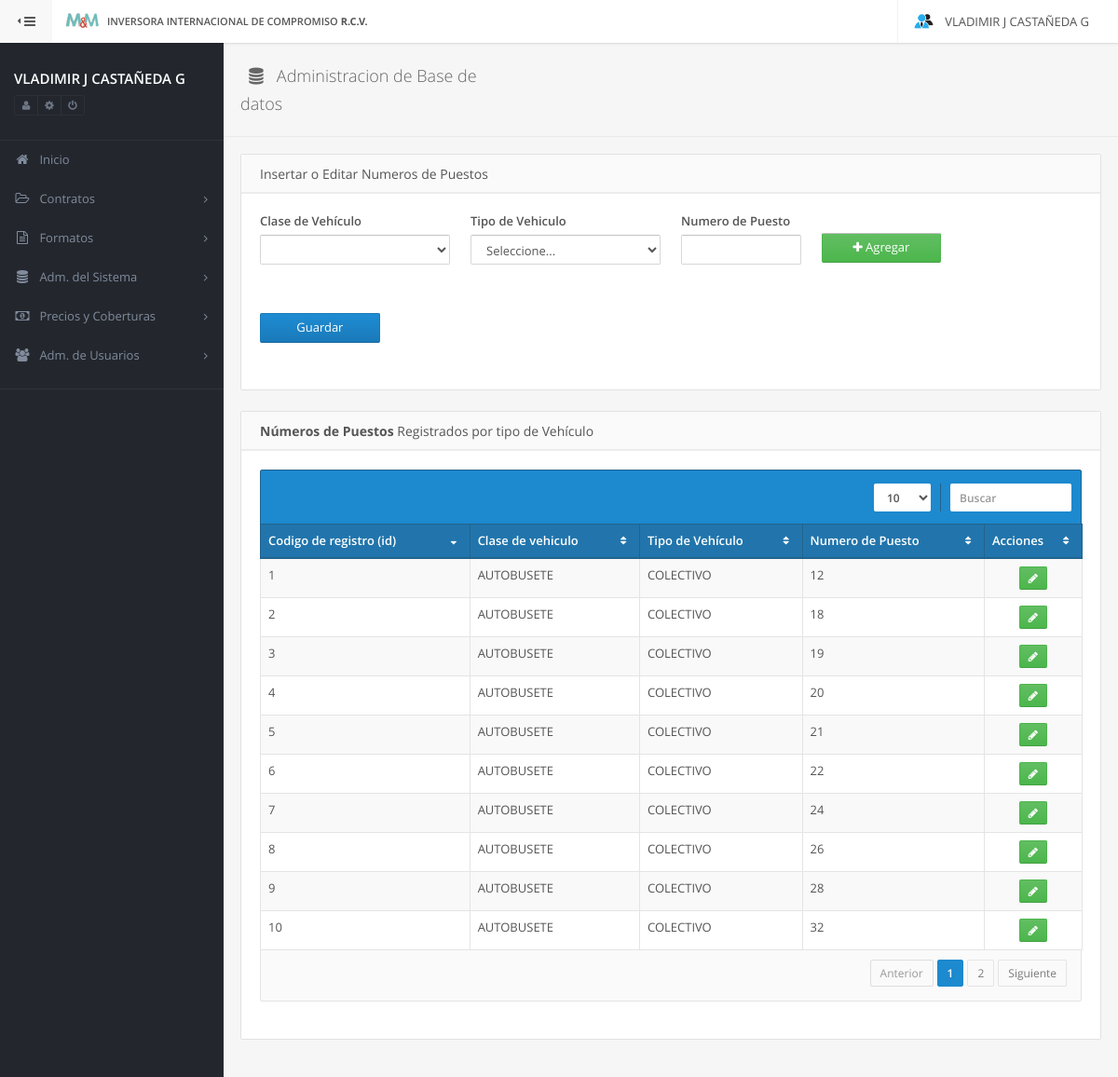
The app's page /config/numPuesto (signed in) with its own data.
### tables this page shows
CREATE TABLE IF NOT EXISTS `numPuesto` (
  `id` INT NOT NULL AUTO_INCREMENT,
  `numPuesto` VARCHAR(20) NOT NULL,
  `tipoVehiculo_id` INT NOT NULL,
  PRIMARY KEY (`id`),
  INDEX `fk_numPuesto_tipoVehiculo1_idx` (`tipoVehiculo_id` ASC),
  CONSTRAINT `fk_numPuesto_tipoVehiculo1`
    FOREIGN KEY (`tipoVehiculo_id`)
    REFERENCES `tipoVehiculo` (`id`)
    ON DELETE NO ACTION
    ON UPDATE NO ACTION);

CREATE TABLE IF NOT EXISTS `claseVehiculo` (
  `id` INT NOT NULL AUTO_INCREMENT,
  `claseVehiculo` VARCHAR(80) NOT NULL,
  PRIMARY KEY (`id`));

CREATE TABLE IF NOT EXISTS `tipoVehiculo` (
  `id` INT NOT NULL AUTO_INCREMENT,
  `tipoVehiculo` VARCHAR(60) NOT NULL,
  `claseVehiculo_id` INT NOT NULL,
  PRIMARY KEY (`id`),
  INDEX `fk_tipoVehiculo_claseVehiculo_idx` (`claseVehiculo_id` ASC),
  CONSTRAINT `fk_tipoVehiculo_claseVehiculo`
    FOREIGN KEY (`claseVehiculo_id`)
    REFERENCES `claseVehiculo` (`id`)
    ON DELETE NO ACTION
    ON UPDATE NO ACTION);

### protected/app/Request.php (called while the page is built, shortened)
<?php
	class Request {
		private $_controller;
		function __construct() {
			if (isset($_GET['url'])) {
				$url = filter_input(INPUT_GET, 'url', FILTER_SANITIZE_URL);
				$url = explode('/', $url);
				$url = array_filter($url);
				$this->_controller = strtolower( array_shift($url) );
			}
		}
		public function getController() {
			return $this->_controller;
		}
	}
?>

### protected/controllers/configController.php (called while the page is built, shortened)
<?php
	class configController extends Controller {
		protected $_menuSB;
		private $_config;
		public function __construct() {
			$this->_config = $this->loadModel('config');
			$this->_menuSB = $this->createMenu();
		}
		public function numPuesto() {
			$this->_view->icon_fa = 'fa-database';
			$this->_view->titleHead = 'Administracion de Base de datos';
			$this->_view->setJs(array('plugins/datatables/jquery.dataTables.min'));
			$this->_view->data = $this->getReference( 'numPuesto' );
			$this->_view->setJs(array('config/numPuesto'));
			$this->_view->render('numPuesto',$this->_menuSB);
		}
		public function getReference( $type ) {
			$result = $this->_config->getReferenceData( $type );
			return $result;
		}
	}
?>

### index.php (called while the page is built, shortened)
<?php
	try {
		require_once APP_PATH . 'Site.php';
		require_once APP_PATH . 'Controller.php';
		require_once APP_PATH . 'Model.php';
		require_once APP_PATH . 'Request.php';
		require_once APP_PATH . 'Views.php';
		require_once APP_PATH . 'DataBase.php';
		require_once APP_PATH . 'Session.php';
		Site::run(new Request);
	} catch (Exception $e) {
		echo $e->getMessage();
	}
?>

### protected/app/Session.php (called while the page is built, shortened)
<?php
	class Session{
		public static function get($key) {
			if (isset($_SESSION[$key]))
				return $_SESSION[$key];
		}
	}
?>

### protected/app/Model.php (called while the page is built, shortened)
<?php
	class Model{
		public function __construct() {
			$this->_db = new DataBase();
		}
	}
?>

### protected/app/DataBase.php (called while the page is built, shortened)
<?php
	class DataBase extends PDO {
		public function __construct() {
			$options = array(
							PDO::ATTR_PERSISTENT => TRUE,
							PDO::ATTR_ERRMODE 	 => PDO::ERRMODE_EXCEPTION,
    						PDO::MYSQL_ATTR_INIT_COMMAND => "SET NAMES utf8"
					  );
		}
	}
?>

### protected/models/configModel.php (called while the page is built, shortened)
<?php
	class configModel extends Model {
		public function getReferenceData( $type ) {
			if (array_key_exists($type, $cases)) {
				$query = $cases[$type];
			}else {
				throw new Exception('Tipo de Solicitud no existente (configModel-getReferenceData)');
				exit();
			}
			$this->_query = 'SELECT '.$query;
			$data = $this->_db->query($this->_query);
			try {
				$this->_db->beginTransaction();
					$result = $data->fetchAll(PDO::FETCH_ASSOC);
				$this->_db->commit();
			}
			catch (Exception $e) {
				$this->_db->rollBack();
				echo "Error :: ".$e->getMessage();
				exit();
			}
			return $result;
		}
	}
?>

### protected/views/config/numPuesto.phtml (the view, shortened to what this page needs)
<div class="row">
	<div class="col-md-12">
		<form id="config_numPuesto" action="<?php echo BASE_URL.'config/actionNumPuesto'; ?>" method="post" class="form-horizontal">
			<div class="panel">
				<div class="panel-heading">
					<span class="panel-title"><?php echo utf8_encode('Insertar o Editar Numeros de Puestos')?></span>
				</div>
				<div class="panel-body">
					<div class="row">
						<div class="col-sm-3">
							<div class="form-group no-margin-hr">
								<label><?php echo utf8_encode('Clase de Vehículo'); ?></label>
								<select
									class="form-control se"
									id="cv_1"
									name=""
									table="claseVehiculo"
								></select>
							</div>
						</div>
						<div class="col-sm-3">
							<div class="form-group no-margin-hr">
								<label><?php echo utf8_encode('Tipo de Vehiculo'); ?></label>
								<select
									class="form-control se2"
									id="id_1"
									name="id_1"
									table="tipoVehiculo"
								></select>
							</div>
						</div>
						<div class="col-sm-2">
							<div class="form-group no-margin-hr">
								<label><?php echo utf8_encode('Numero de Puesto'); ?></label>
								<input
									type="text"
									class="form-control keyup data"
									id="np_1"
									name="np_1"
								>
							</div>
						</div>
						<div class="col-sm-2">
							<div class="form-group no-margin-hr" style="padding-top: 22px;">
								<div class="form-control btn btn-success" id="add"><i class="fa fa-plus">&nbsp;</i>Agregar</div>
							</div>
						</div>
					</div>
					<div class="row">
						<div class="col-sm-2">
							<div class="form-group no-margin-hr" style="padding-top: 22px;">
								<button type="submit" class="form-control btn btn-primary">Guardar</button>
							</div>
						</div>
						<div class="col-sm-2">
							<div class="form-group no-margin-hr" style="padding-top: 22px;">
							</div>
						</div>
					</div>
				</div>
			</div>
		</form>
		<div class="panel">
			<div class="panel-heading">
				<span class="panel-title"><?php echo utf8_encode('<strong>Números de Puestos</strong> Registrados por tipo de Vehículo')?></span>
			</div>
			<div class="panel-body">
				<div class="table-primary">
					<?php if (isset($this->data)):?>
					<table cellpadding="0" cellspacing="0" border="0" class="table table-striped table-bordered" id="tbTipoPers">
						<thead>
							<tr>
								<th>Codigo de registro (id)</th>
								<th><?php echo utf8_encode('Clase de vehiculo')?></th>
								<th><?php echo utf8_encode('Tipo de Vehículo')?></th>
								<th><?php echo utf8_encode('Numero de Puesto')?></th>
								<th>Acciones</th>
							</tr>
						</thead>
						<tbody>
						<?php for ($i = 0; $i < count($this->data); $i++):?>
							<tr class="gradeA">
								<td><?php echo $this->data[$i]['id']; ?></td>
								<td><?php echo $this->data[$i]['claseVehiculo']; ?></td>
								<td><?php echo $this->data[$i]['tipoVehiculo'] ; ?></td>
								<td><?php echo $this->data[$i]['numPuesto'] ; ?></td>
								<td style="text-align: center;">
									<button
										class="btn btn-success btn-sm btn-action update"
										id="<?php echo $this->data[$i]['id']; ?>"
										select1="<?php echo $this->data[$i]['claseVehiculo_id']; ?>"
										select2="<?php echo $this->data[$i]['tipoVehiculo_id']; ?>"
										inputText="<?php echo $this->data[$i]['numPuesto']; ?>"
									>
										<span class="fa fa-pencil"></span>
									</button>
								</td>
							</tr>
						<?php endfor;?>
						</tbody>
					</table>
					<?php else:?>
						<pre>No existen datos en esta Tabla</pre>
					<?php endif;?>
				</div>
			</div>
		</div>
	</div>
</div>

### protected/app/Site.php (shortened to what this page needs)
<?php
	class Site {
		Public static function run(Request $request) {
		    $controller = $request->getController() . "Controller";
		    $rout_controller = ROOT . 'protected' . DS . 'controllers' . DS . $controller . '.php';
		    $method = $request->getMethod();
		    $arguments = $request->getArguments();
		if(is_readable($rout_controller)) {
				$controller = new $controller;
				if(isset($arguments)) {
					call_user_func_array(array($controller, $method), $arguments);
				}else{
					call_user_func($controller, $method);
				}
		    }else{
				throw new Exception('EL ARCHIVO: "'. $rout_controller .'" NO FUE ENCONTRADO');
		    }
		}
	}
?>

### protected/app/Views.php (shortened to what this page needs)
<?php
	class View {
		private $_controller;
		private $_js;
		public function __construct(Request $request) {
			$this->_controller = $request->getController();
			$this->_js = array();
		}
		public function render($view, $menu = FALSE, $layout = FALSE) {
			$js 	= array();
			$css 	= array();
			if (count($this->_js)) {
				$js = $this->_js;
			}
			$_view_params = array(
				'menu' => $menu,
				'js' => $js,
				'css' => $css,
			);
			$view_route = ROOT.'protected'.DS.'views'.DS.$this->_controller.DS.$view.'.phtml';
			if(is_readable($view_route)) {
				switch ($layout) {
					default:
						include_once ROOT . 'protected' . DS . 'views' . DS . 'layout' . DS . 'statements.phtml';
						include_once ROOT . 'protected' . DS . 'views' . DS . 'layout' . DS . 'header.phtml';
						include_once ROOT . 'protected' . DS . 'views' . DS . 'layout' . DS . 'sidebar.phtml';
						include_once ROOT . 'protected' . DS . 'views' . DS . 'layout' . DS . 'page-header.phtml';
						include_once $view_route;
						include_once ROOT . 'protected' . DS . 'views' . DS . 'layout' . DS . 'footer.phtml';
					break;
				}
			}else{
				throw new Exception('LA VISTA: "'. $view_route .'" NO FUE ENCONTRADA.');
			}
		}
		public function setJs(array $js) {
			if (is_array($js) && count($js)) {
				for ($i = 0; $i < count($js); $i++) {
					$this->_js[] = BASE_URL . 'public/js/' . $js[$i] . '.js';
				}
			}else {
				throw new Exception('El archivo: '. $js . ' No fue encontrado');
			}
		}
	}
?>

### protected/views/layout/statements.phtml (shortened to what this page needs)
<!DOCTYPE html>
 <html class="gt-ie8 gt-ie9 not-ie">
<head>
	<link href="<?php echo PUBLIC_URL; ?>fonts/font-awesome/css/font-awesome.min.css" rel="stylesheet" type="text/css">
	<link href="<?php echo PUBLIC_URL; ?>css/bootstrap.min.css" rel="stylesheet" type="text/css">
	<link href="<?php echo PUBLIC_URL; ?>css/pixel-admin.min.css" rel="stylesheet" type="text/css">
	<link href="<?php echo PUBLIC_URL; ?>css/widgets.min.css" rel="stylesheet" type="text/css">
	<link href="<?php echo PUBLIC_URL; ?>css/pages.min.css" rel="stylesheet" type="text/css">
	<link href="<?php echo PUBLIC_URL; ?>css/rtl.min.css" rel="stylesheet" type="text/css">
	<link href="<?php echo PUBLIC_URL; ?>css/themes.min.css" rel="stylesheet" type="text/css">
	<link href="<?php echo PUBLIC_URL; ?>css/custom.css" rel="stylesheet" type="text/css">
</head>
<body class="theme-default main-menu-animated">
<div id="main-wrapper">

### protected/views/layout/header.phtml (shortened to what this page needs)
<div id="main-navbar" class="navbar navbar-inverse" role="navigation">
		<button type="button" id="main-menu-toggle"><i class="navbar-icon fa fa-bars icon"></i><span class="hide-menu-text">HIDE MENU</span></button>
		<div class="navbar-inner">
			<div class="navbar-header">
				<a href="index.html" class="navbar-brand">
					<div><img alt="Pixel Admin" src="<?php echo PUBLIC_URL;?>img/mm.png"></div>
					<?php echo APP_NAME; ?>
				</a>
			</div>
			<div id="main-navbar-collapse" class="collapse navbar-collapse main-navbar-collapse">
				<div>
					<div class="right clearfix">
						<ul class="nav navbar-nav pull-right right-navbar-nav">
							<li class="dropdown">
								<a href="pages-blank.html#" class="dropdown-toggle user-menu" data-toggle="dropdown">
									<img src="<?php echo PUBLIC_URL; ?>img/user.png" alt="">
									<span><?php echo Session::get('name')." ".Session::get('last_name') ; ?></span>
								</a>
							</li>
						</ul>
					</div>
				</div>
			</div>
		</div>
	</div>

### protected/views/layout/sidebar.phtml (shortened to what this page needs)
<div id="main-menu" role="navigation">
		<div id="main-menu-inner">
			<div class="menu-content top" id="menu-content-demo">
				<div>
					<div class="text-bg">
						<span class="text-semibold" style="font-size: 15px;"><?php echo Session::get('name').' '.Session::get('last_name');?></span>
					</div>
					<div class="btn-group">
						<a href="pages-blank.html#" class="btn btn-xs btn-primary btn-outline dark">
							<i class="fa fa-user"></i>
						</a>
						<a href="pages-blank.html#" class="btn btn-xs btn-primary btn-outline dark">
							<i class="fa fa-cog"></i>
						</a>
						<a href="<?php echo BASE_URL; ?>login/close" class="btn btn-xs btn-danger btn-outline dark">
							<i class="fa fa-power-off"></i>
						</a>
					</div>
				</div>
			</div>
			<ul class="navigation">
				<?php if ($_view_params['menu']):?>
				<?php 	for ($i = 0; $i < count($_view_params['menu']); $i++) :?>
					<?php if (isset($_view_params['menu'][$i]['sub'])):?>
						<li class="mm-dropdown">
							<a href="<?php echo $_view_params['menu'][$i]['link']; ?>">
								<i class="menu-icon fa <?php echo $_view_params['menu'][$i]['icon']; ?>"></i>
								<span class="mm-text"><?php echo $_view_params['menu'][$i]['title']; ?></span></a>
						</li>
					<?php else:?>
						<li>
							<a href="<?php echo $_view_params['menu'][$i]['link']; ?>">
								<i class="menu-icon fa <?php echo $_view_params['menu'][$i]['icon']; ?>"></i>
								<span class="mm-text"><?php echo $_view_params['menu'][$i]['title']; ?></span>
							</a>
						</li>
					<?php endif;?>
				<?php 	endfor;?>
				<?php endif; ?>
			</ul>
			<div class="menu-content">
			</div>
		</div>
	</div>
	<div id="content-wrapper">

### protected/views/layout/page-header.phtml (shortened to what this page needs)
<div class="page-header">
	<div class="row">
		<h1 class="col-xs-12 col-sm-4 text-center text-left-sm">
			<i class="fa <?php echo $this->icon_fa; ?>"></i>
			<?php echo utf8_encode( $this->titleHead ); ?>
		</h1>
		<div class="col-xs-12 col-sm-8">
		</div>
	</div>
</div>

### protected/views/layout/footer.phtml (shortened to what this page needs)
		</div>
	<div id="main-menu-bg"></div>
</div>
</body>
</html>

### public/css/custom.css (style rules this page uses)
.btn-action { margin: 0px 10px 0px 10px; }

### records on screen
numpuesto: id "1", clasevehiculo.claseVehiculo "AUTOBUSETE", tipoVehiculo.tipoVehiculo "COLECTIVO", numPuesto "12"
numpuesto: id "2", clasevehiculo.claseVehiculo "AUTOBUSETE", tipoVehiculo.tipoVehiculo "COLECTIVO", numPuesto "18"
numpuesto: id "3", clasevehiculo.claseVehiculo "AUTOBUSETE", tipoVehiculo.tipoVehiculo "COLECTIVO", numPuesto "19"
numpuesto: id "4", clasevehiculo.claseVehiculo "AUTOBUSETE", tipoVehiculo.tipoVehiculo "COLECTIVO", numPuesto "20"
numpuesto: id "5", clasevehiculo.claseVehiculo "AUTOBUSETE", tipoVehiculo.tipoVehiculo "COLECTIVO", numPuesto "21"
numpuesto: id "6", clasevehiculo.claseVehiculo "AUTOBUSETE", tipoVehiculo.tipoVehiculo "COLECTIVO", numPuesto "22"
numpuesto: id "7", clasevehiculo.claseVehiculo "AUTOBUSETE", tipoVehiculo.tipoVehiculo "COLECTIVO", numPuesto "24"
numpuesto: id "8", clasevehiculo.claseVehiculo "AUTOBUSETE", tipoVehiculo.tipoVehiculo "COLECTIVO", numPuesto "26"
numpuesto: id "9", clasevehiculo.claseVehiculo "AUTOBUSETE", tipoVehiculo.tipoVehiculo "COLECTIVO", numPuesto "28"
numpuesto: id "10", clasevehiculo.claseVehiculo "AUTOBUSETE", tipoVehiculo.tipoVehiculo "COLECTIVO", numPuesto "32"

### other values on screen
APP_NAME "INVERSORA INTERNACIONAL DE COMPROMISO R.C.V."
Session::get('name') "VLADIMIR J"
Session::get('last_name') "CASTAÑEDA G"
$_view_params['menu'][$i]['title'] "Inicio"
$_view_params['menu'][$i]['title'] "Contratos"
$_view_params['menu'][$i]['title'] "Formatos"
$_view_params['menu'][$i]['title'] "Adm. del Sistema"
$_view_params['menu'][$i]['title'] "Precios y Coberturas"
$_view_params['menu'][$i]['title'] "Adm. de Usuarios"
utf8_encode( $this->titleHead ) "Administracion de Base de datos"
utf8_encode('Insertar o Editar Numeros de Puestos') "Insertar o Editar Numeros de Puestos"
utf8_encode('Clase de Vehículo') "Clase de Vehículo"
utf8_encode('Tipo de Vehiculo') "Tipo de Vehiculo"
utf8_encode('Numero de Puesto') "Numero de Puesto"
utf8_encode('Clase de vehiculo') "Clase de vehiculo"
